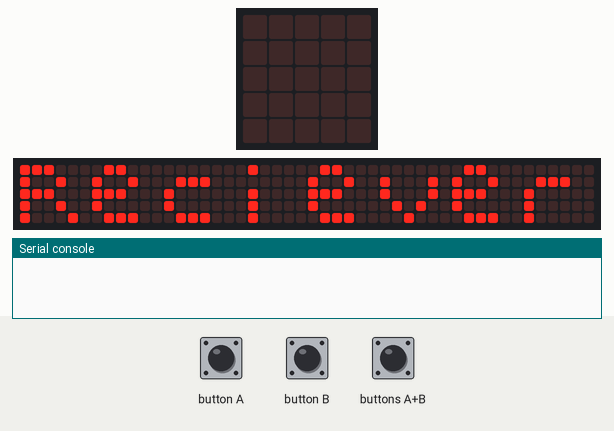
Recording of a program running on a simulated BBC micro:bit (MakeCode). Parts: the board's 5×5 LED display, a strip that is not on the board, showing the scrolling text unrolled, the last lines printed to the serial console. Inputs (shaded band) come from the test bench. The 48×5 strip is a reading aid, not a part: it shows the text the display is scrolling, unrolled, one strip-width of it at a time.

Above: at 0.1 s.
At 9.7 s:
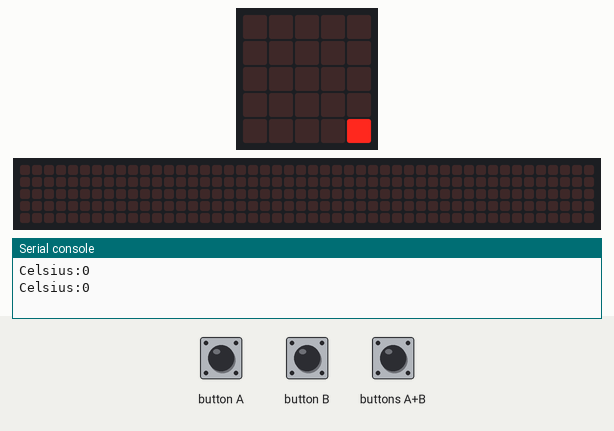
9.8 s: button A pressed for 1 s
At 10.8 s:
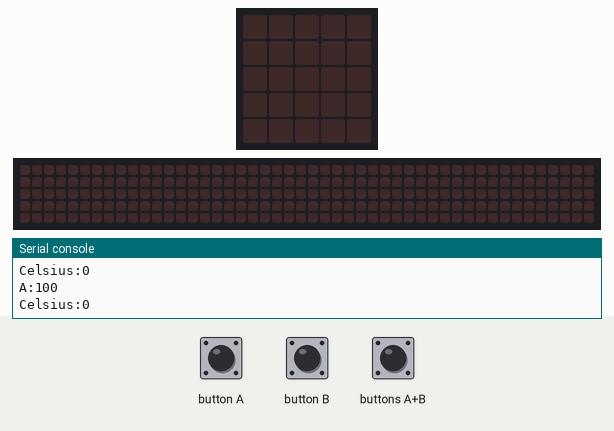
13.9 s: button B pressed for 1 s
Timing chart, 0 to 16.9 s (numbered marks = the images above; inputs shaded):
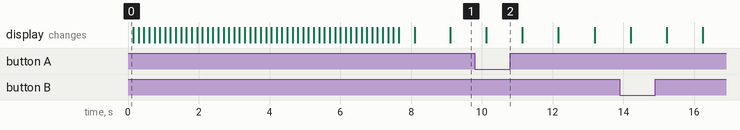

The program:

main.ts
```typescript
radio.onReceivedNumber(function (receivedNumber) {
    serial.writeValue("Celsius", receivedNumber)
})
function Samle_antal_smiley () {

}
let Samle_smileys: number[] = []
basic.showString("Reciever")
radio.setGroup(55)
basic.forever(function () {
    serial.writeValue("Celsius", 0)
    basic.pause(1000)
    led.toggle(4, 4)
    if (input.buttonIsPressed(Button.A)) {
        serial.writeValue("A", 100)
    } else if (input.buttonIsPressed(Button.B)) {
        serial.writeValue("B", 100)
    } else if (input.buttonIsPressed(Button.AB)) {
        serial.writeValue("A+B", 100)
    } else {
        Samle_antal_smiley()
        Samle_smileys = [0 + 0, 300]
    }
})
```

test.ts
```typescript
// test ender her, dette bliver ikke kompileret, når denne pakke bruges som en udvidelse.
```
